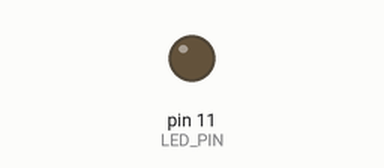
Simulated run of this sketch. Board: Arduino Uno, built with avr-gcc and run on an emulated ATmega328P. On the bench: output pins drawn as LEDs (lit = HIGH).

Above: at 0.15 s.
At 39.84 s:
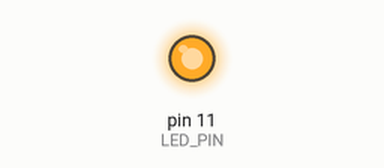
Timing chart, 0 to 40.0 s (numbered marks = the images above):
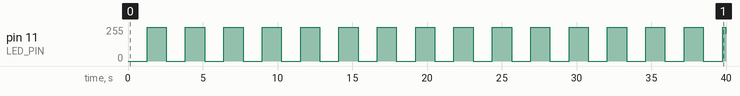

The sketch:

activity2.ino
```cpp
#define LED_PIN 11

void setup() {
  // Serial.begin(9600);
  pinMode(LED_PIN, OUTPUT);
}

void loop() {
  for (int i = 0; i <= 255; i++) {
    // Serial.println(i);
    analogWrite(LED_PIN, i);
    delay(5);
  }

  for (int i = 255; i >= 0; i--) {
    // Serial.println(i);
    analogWrite(LED_PIN, i);
    delay(5);
  }
}
```

Measured:
- by itself, pin 11 (LED_PIN): 0/255 → 255/255 at 1.3 s, → 0/255 1.3 s later, → 255/255 1.3 s later, → 0/255 1.3 s later, … (32 changes in this stretch)
